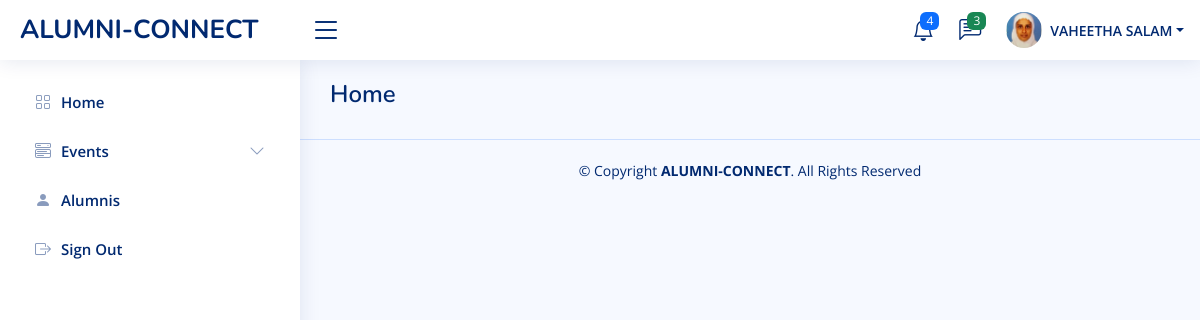
Page /alumnis/upcomingEventsFaculty/ (signed in) on the committed database.
### alumnis/models.py (models this page shows)
class Faculty(models.Model):
  fname = models.CharField(max_length=255,default="")
  lname = models.CharField(max_length=255,default="")
  email = models.CharField(max_length=255)
  mobile = models.IntegerField(default=0)
  password = models.CharField(max_length=255)
  access = models.IntegerField(default=0)
  proPic = models.ImageField(upload_to='FacultyProPic/',default="")
  penNumber = models.IntegerField(default=0)

### alumnis/views.py (the view)
# urls.py: path('upcomingEventsFaculty/',views.upcomingEventsFaculty, name="upcomingEventsFaculty"),
def upcomingEventsFaculty(request):
  if 'email' in request.session:
    a=request.session.get('email')
    user = Faculty.objects.filter(email=a).values()
    events = Events.objects.all()
    event=[]
    for i in events:
      if i.status==1:
        if i.date > date.today():
          if i.pic:
            event.append([i.name,i.date,i.time,i.description,i.mode,i.pic])
          else:
            event.append([i.name,i.date,i.time,i.description,i.mode,0])
    template = loader.get_template('FacultyUpComingEvents.html')
    context = {
    'myFaculty': user,'events': event,
  }
    return HttpResponse(template.render(context, request))
  else:
    return redirect('index')

### alumnis/templates/FacultyUpComingEvents.html (shortened to what this page needs)
<!DOCTYPE html>
<html lang="en">
<head>
    {% load static %}
  <link href="{% static 'assets2/vendor/bootstrap/css/bootstrap.min.css' %}" rel="stylesheet">
  <link href="{% static 'assets2/vendor/bootstrap-icons/bootstrap-icons.css' %}" rel="stylesheet">
  <link href="{% static 'assets2/vendor/boxicons/css/boxicons.min.css' %}" rel="stylesheet">
  <link href="{% static 'assets2/vendor/quill/quill.snow.css' %}" rel="stylesheet">
  <link href="{% static 'assets2/vendor/quill/quill.bubble.css' %}" rel="stylesheet">
  <link href="{% static 'assets2/vendor/remixicon/remixicon.css' %}" rel="stylesheet">
  <link href="{% static 'assets2/vendor/simple-datatables/style.css' %}" rel="stylesheet">
  <link href="{% static 'assets2/css/style.css' %}" rel="stylesheet">
</head>
<body>
  {% include 'FacultyHeader.html' %}
  {% include 'FacultySidebar.html' %}
  <main id="main" class="main">
    <div class="pagetitle">
      <h1>Home</h1>
    </div>
</main>
  <footer id="footer" class="footer">
    <div class="copyright">
      &copy; Copyright <strong><span>ALUMNI-CONNECT</span></strong>. All Rights Reserved
    </div>
  </footer>
</body>
</html>

### alumnis/templates/FacultyHeader.html (shortened to what this page needs)
{% load static %}
<header id="header" class="header fixed-top d-flex align-items-center">
    <div class="d-flex align-items-center justify-content-between">
      <a href="../" class="logo d-flex align-items-center">
        <span class="d-none d-lg-block">ALUMNI-CONNECT</span>
      </a>
      <i class="bi bi-list toggle-sidebar-btn"></i>
    </div>
    <nav class="header-nav ms-auto">
      <ul class="d-flex align-items-center">
        <li class="nav-item dropdown">
          <a class="nav-link nav-icon" href="#" data-bs-toggle="dropdown">
            <i class="bi bi-bell"></i>
            <span class="badge bg-primary badge-number">4</span>
          </a>
        </li>
        <li class="nav-item dropdown">
          <a class="nav-link nav-icon" href="#" data-bs-toggle="dropdown">
            <i class="bi bi-chat-left-text"></i>
            <span class="badge bg-success badge-number">3</span>
          </a>
        </li>
        <li class="nav-item dropdown pe-3">
          <a class="nav-link nav-profile d-flex align-items-center pe-0" href="#" data-bs-toggle="dropdown">
            {% if myFaculty.0.proPic %}
              <img src="{% static 'media/' %}{{ myFaculty.0.proPic }}" alt="Profile" class="rounded-circle">
            {% else %}
              <img src="{% static 'assets2/img/profile-img.jpg' %}" alt="Profile" class="rounded-circle">
            {% endif %}
            <span class="d-none d-md-block dropdown-toggle ps-2">{{ myFaculty.0.fname | upper }} {{ myFaculty.0.lname | upper }}</span>
          </a>
        </li>
      </ul>
    </nav>
  </header>

### alumnis/static/assets2/css/style.css (style rules this page uses)
:root { scroll-behavior: smooth; }
body { font-family: "Open Sans", sans-serif; background: #f6f9ff; color: #444444; }
a { color: #4154f1; text-decoration: none; }
h1, h2, h3, h4, h5, h6 { font-family: "Nunito", sans-serif; }
#main { margin-top: 60px; padding: 20px 30px; transition: all 0.3s; }
.pagetitle { margin-bottom: 10px; }
.pagetitle h1 { font-size: 24px; margin-bottom: 0; font-weight: 600; color: #012970; }
.logo { line-height: 1; }
@media (min-width: 1200px) { .logo { width: 280px; } }
.logo span { font-size: 26px; font-weight: 700; color: #012970; font-family: "Nunito", sans-serif; }
.header { transition: all 0.5s; z-index: 997; height: 60px; box-shadow: 0px 2px 20px rgba(1, 41, 112, 0.1); background-color: #fff; padding-left: 20px; }
.header .toggle-sidebar-btn { font-size: 32px; padding-left: 10px; cursor: pointer; color: #012970; }
.header-nav ul { list-style: none; }
.header-nav>ul { margin: 0; padding: 0; }
.header-nav .nav-icon { font-size: 22px; color: #012970; margin-right: 25px; position: relative; }
.header-nav .nav-profile { color: #012970; }
.header-nav .nav-profile img { max-height: 36px; }
.header-nav .nav-profile span { font-size: 14px; font-weight: 600; }
.header-nav .badge-number { position: absolute; inset: -2px -5px auto auto; font-weight: normal; font-size: 12px; padding: 3px 6px; }
@media (min-width: 1200px) { #main, #footer { margin-left: 300px; } }
.footer { padding: 20px 0; font-size: 14px; transition: all 0.3s; border-top: 1px solid #cddfff; }
.footer .copyright { text-align: center; color: #012970; }

### rows in the picture
Faculty: proPic (picture), fname "VAHEETHA", lname "SALAM"
